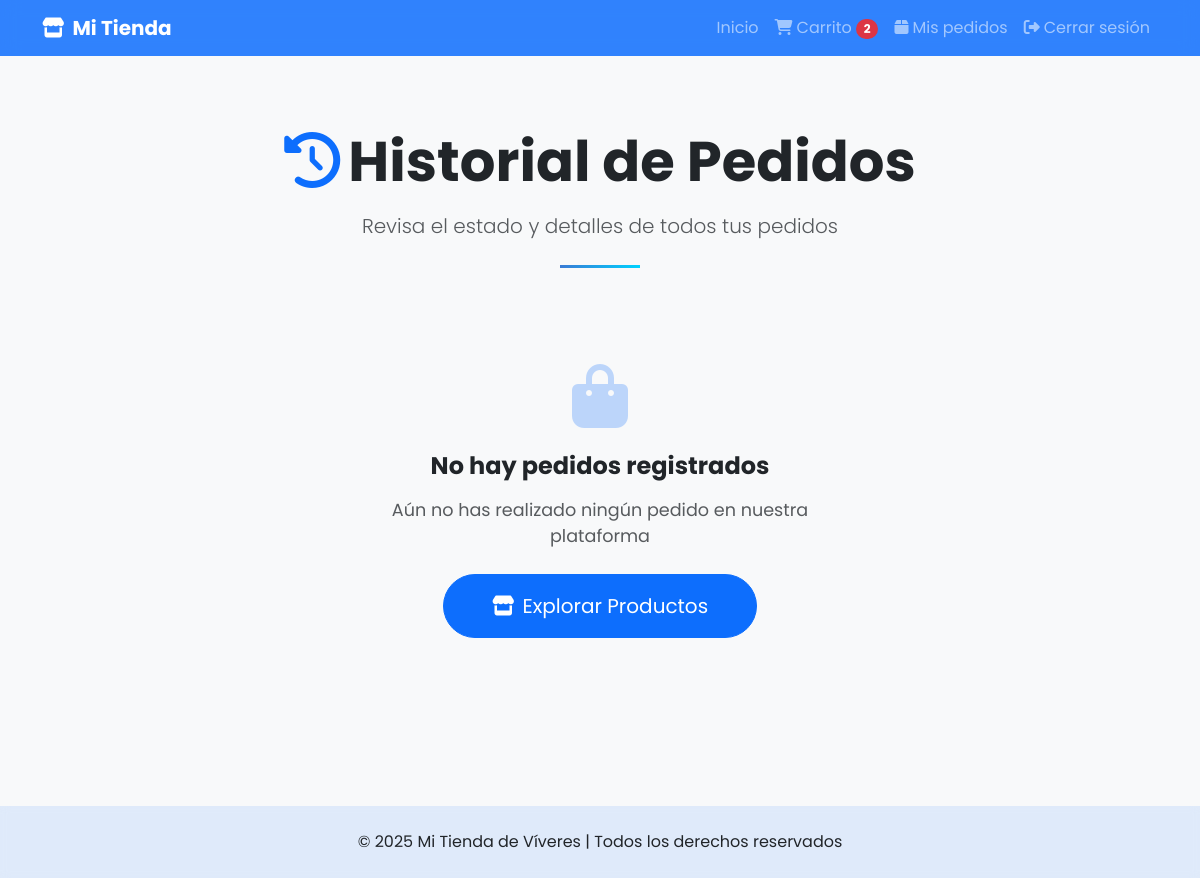
The app's page /detalle-pedido/historial (signed in), older data.
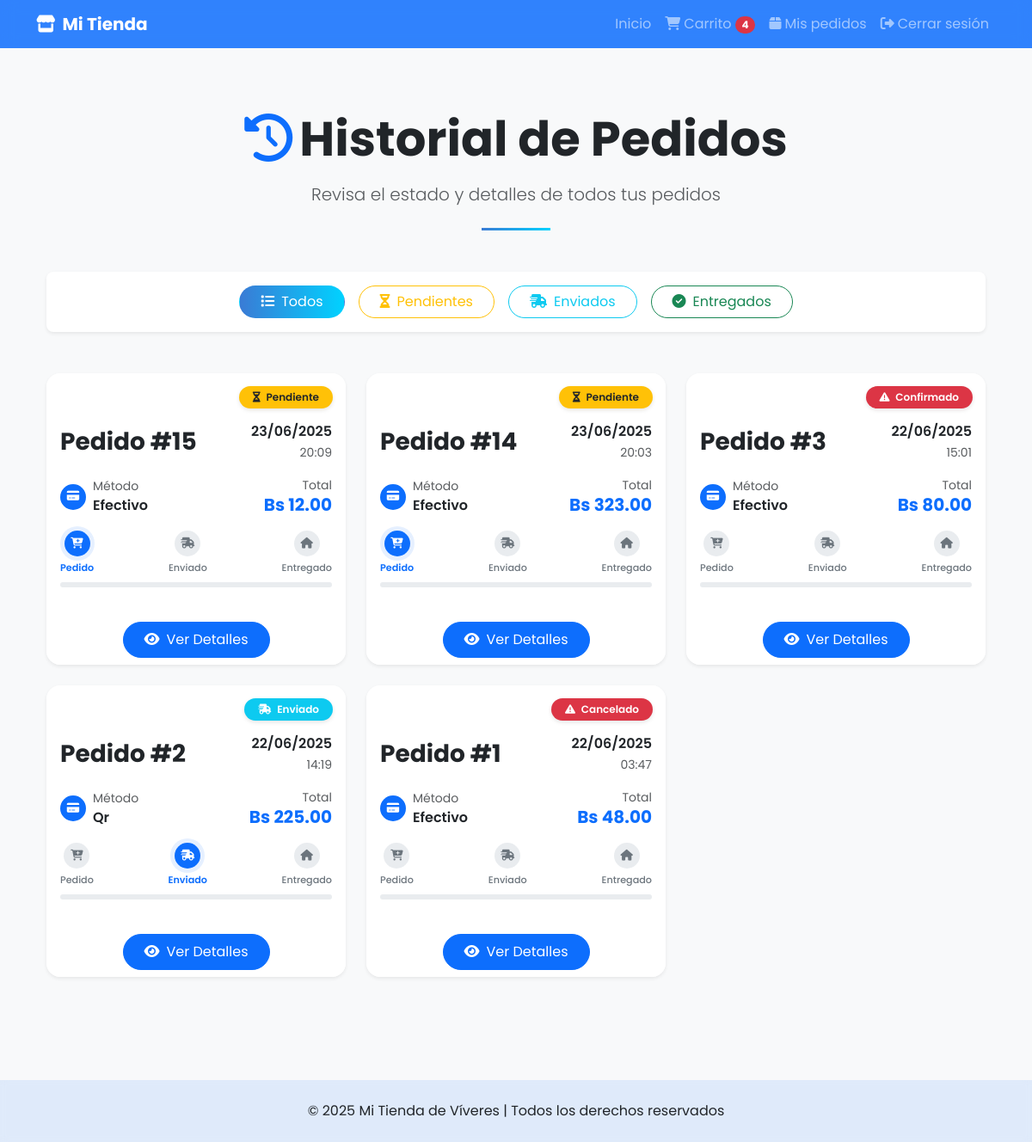
The same page, newer data.
### models/pedido.py (models this page shows, shortened)
class Pedido(db.Model):
    __tablename__ = 'pedidos'
    id = db.Column(db.Integer, primary_key=True)
    usuario_id = db.Column(db.Integer, db.ForeignKey('usuarios.id'), nullable=False)
    usuario = db.relationship('Usuario', backref='pedidos')
    fecha = db.Column(db.DateTime, default=datetime.utcnow)
    total = db.Column(db.Float, nullable=False)
    estado = db.Column(db.String(20), default='pendiente')  # pendiente, confirmado, enviado, entregado, cancelado
    metodo_pago = db.Column(db.String(50))  # 'efectivo', 'tarjeta', etc.
    direccion_id = db.Column(db.Integer, db.ForeignKey('direcciones.id'))
    direccion = db.relationship('Direccion', backref='pedidos')
    detalles = db.relationship('DetallePedido', backref='pedido', lazy=True)

### controllers/detalle_pedido_controller.py (the view)
@detalle_pedido_bp.route('/historial')
def historial_cliente():
    if session.get('rol') != 'cliente' or 'id' not in session:
        flash('Debes iniciar sesión para ver tus pedidos.', 'danger')
        return redirect(url_for('usuario.login'))
    pedidos = Pedido.query.filter_by(usuario_id=session['id']).order_by(Pedido.fecha.desc()).all()
    return render_template('cliente/historial_pedidos.html', pedidos=pedidos)

### app.py (called while the page is built)
@app.context_processor
def inject_active_path():
    def is_active(path):
        return 'active' if request.path == path else ''
    return dict(is_active=is_active)

@app.context_processor
def cantidad_carrito():
    def contar_productos():
        if session.get('rol') == 'cliente' and session.get('id'):
            items = Carrito.query.filter_by(usuario_id=session['id']).all()
            return len(items)
        return 0
    return dict(cantidad_en_carrito=contar_productos())

### templates/cliente/historial_pedidos.html (shortened to what this page needs)
{% extends 'base_cliente.html' %}
{% block content %}
<div class="container py-5">
  <div class="text-center mb-5">
    <div class="d-flex flex-column align-items-center">
      <h1 class="display-4 fw-bold text-dark mb-3">
        <i class="fas fa-history me-2 text-primary"></i>Historial de Pedidos
      </h1>
      <p class="lead text-muted mb-4">Revisa el estado y detalles de todos tus pedidos</p>
      <div class="divider mx-auto bg-primary" style="width: 80px; height: 3px;"></div>
    </div>
  </div>
  {% if pedidos %}
  <div class="row mb-4">
    <div class="col-12">
      <div class="card border-0 shadow-sm rounded-3 p-3 mb-4">
        <div class="d-flex flex-wrap justify-content-center gap-3">
          <button class="btn btn-outline-primary rounded-pill px-4 filter-btn active" data-filter="all">
            <i class="fas fa-list me-2"></i>Todos
          </button>
          <button class="btn btn-outline-warning rounded-pill px-4 filter-btn" data-filter="pendiente">
            <i class="fas fa-hourglass-half me-2"></i>Pendientes
          </button>
          <button class="btn btn-outline-info rounded-pill px-4 filter-btn" data-filter="enviado">
            <i class="fas fa-truck-fast me-2"></i>Enviados
          </button>
          <button class="btn btn-outline-success rounded-pill px-4 filter-btn" data-filter="entregado">
            <i class="fas fa-check-circle me-2"></i>Entregados
          </button>
        </div>
      </div>
    </div>
  </div>
  <div class="row row-cols-1 row-cols-md-2 row-cols-lg-3 g-4" id="pedidos-container">
    {% for pedido in pedidos %}
    <div class="col" data-status="{{ pedido.estado }}">
      <div class="card h-100 border-0 rounded-4 overflow-hidden shadow-sm hover-effect">
  <div class="card-header position-relative bg-white border-bottom-0 pb-0">
  <div class="text-center mb-3">
    <div class="status-badge d-inline-block px-3 py-1 rounded-pill fw-semibold
      {% if pedido.estado == 'pendiente' %}bg-warning text-dark
      {% elif pedido.estado == 'enviado' %}bg-info text-white
      {% elif pedido.estado == 'entregado' %}bg-success text-white
      {% else %}bg-danger text-white{% endif %}">
      <i class="fas
        {% if pedido.estado == 'pendiente' %}fa-hourglass-half
        {% elif pedido.estado == 'enviado' %}fa-truck-fast
        {% elif pedido.estado == 'entregado' %}fa-check-circle
        {% else %}fa-exclamation-triangle{% endif %} me-1"></i>
      {{ pedido.estado|capitalize }}
    </div>
  </div>
  <br>
  <div class="d-flex justify-content-between align-items-center pt-2">
    <h3 class="card-title mb-0 fw-bold text-dark">Pedido #{{ pedido.id }}</h3>
    <div class="order-date text-end">
      <div class="fw-semibold">{{ pedido.fecha.strftime('%d/%m/%Y') }}</div>
      <small class="text-muted">{{ pedido.fecha.strftime('%H:%M') }}</small>
    </div>
  </div>
</div>
        <div class="card-body">
          <div class="d-flex justify-content-between align-items-center mb-3">
            <div class="payment-method">
              <div class="d-flex align-items-center">
                <div class="icon-circle-sm bg-primary text-white me-2">
                  <i class="fas fa-credit-card"></i>
                </div>
                <div>
                  <small class="text-muted d-block">Método</small>
                  <span class="fw-semibold">{{ pedido.metodo_pago|capitalize }}</span>
                </div>
              </div>
            </div>
            <div class="total-amount">
              <div class="text-end">
                <small class="text-muted d-block">Total</small>
                <span class="h5 fw-bold text-primary">Bs {{ '%.2f'|format(pedido.total) }}</span>
              </div>
            </div>
          </div>
          <div class="progress-track mb-4">
            <div class="d-flex justify-content-between position-relative mb-2">
              <div class="step {% if pedido.estado == 'pendiente' %}active{% endif %}">
                <div class="step-icon">
                  <i class="fas fa-cart-plus"></i>
                </div>
                <small class="step-label">Pedido</small>
              </div>
              <div class="step {% if pedido.estado == 'enviado' %}active{% endif %}">
                <div class="step-icon">
                  <i class="fas fa-shipping-fast"></i>
                </div>
                <small class="step-label">Enviado</small>
              </div>
              <div class="step {% if pedido.estado == 'entregado' %}active{% endif %}">
                <div class="step-icon">
                  <i class="fas fa-home"></i>
                </div>
                <small class="step-label">Entregado</small>
              </div>
            </div>
            <div class="progress" style="height: 6px;">
            </div>
          </div>
        </div>
        <div class="card-footer bg-white border-top-0 text-center pt-0">
          <a href="{{ url_for('detalle_pedido.detalle_cliente', pedido_id=pedido.id) }}"
             class="btn btn-primary rounded-pill px-4 py-2 action-btn">
            <i class="fas fa-eye me-2"></i>Ver Detalles
          </a>
        </div>
      </div>
    </div>
    {% endfor %}
  </div>
  {% else %}
  <div class="empty-state text-center py-5">
    <div class="empty-state-icon mb-4">
      <i class="fas fa-shopping-bag fa-4x text-primary opacity-25"></i>
    </div>
    <h3 class="empty-state-title fw-bold mb-3">No hay pedidos registrados</h3>
    <p class="empty-state-description text-muted mb-4">Aún no has realizado ningún pedido en nuestra plataforma</p>
    <a href="{{ url_for('cliente.inicio') }}" class="btn btn-primary btn-lg rounded-pill px-5 py-3">
      <i class="fas fa-store me-2"></i>Explorar Productos
    </a>
  </div>
  {% endif %}
</div>
{% endblock %}

### templates/base_cliente.html (shortened to what this page needs)
<!DOCTYPE html>
<html lang="es">
<head>
  <link href="https://cdn.jsdelivr.net/npm/bootstrap@5.3.3/dist/css/bootstrap.min.css" rel="stylesheet" />
  <link rel="stylesheet" href="https://cdnjs.cloudflare.com/ajax/libs/animate.css/4.1.1/animate.min.css"/>
  <link href="https://unpkg.com/aos@2.3.1/dist/aos.css" rel="stylesheet">
  <link rel="stylesheet" href="https://cdnjs.cloudflare.com/ajax/libs/hover.css/2.3.1/css/hover-min.css">
  <link rel="stylesheet" href="https://cdnjs.cloudflare.com/ajax/libs/font-awesome/6.4.0/css/all.min.css">
  <link rel="stylesheet" href="https://unpkg.com/leaflet/dist/leaflet.css" />
</head>
<body>
  <nav class="navbar navbar-expand-lg navbar-dark bg-primary" data-aos="fade-down">
    <div class="container">
      <a class="navbar-brand fw-bold" href="{{ url_for('cliente.inicio') }}">
        <i class="fas fa-store me-2"></i>Mi Tienda
      </a>
      <div class="collapse navbar-collapse" id="clienteNavbar">
        <ul class="navbar-nav ms-auto">
          <li class="nav-item" data-aos="fade-left" data-aos-delay="100">
            <a class="nav-link hvr-underline-from-center" href="{{ url_for('cliente.inicio') }}">Inicio</a>
          </li>
          <li class="nav-item" data-aos="fade-left" data-aos-delay="300">
            <a class="nav-link hvr-underline-from-center" href="{{ url_for('carrito.index') }}">
              <i class="fas fa-shopping-cart me-1"></i>Carrito
              <span class="badge bg-danger rounded-pill cart-counter">
                {{ cantidad_en_carrito }}
              </span>
            </a>
          </li>
          <li class="nav-item" data-aos="fade-left" data-aos-delay="350">
            <a class="nav-link hvr-underline-from-center" href="{{ url_for('detalle_pedido.historial_cliente') }}">
              <i class="fas fa-box me-1"></i>Mis pedidos
            </a>
          </li>
          <li class="nav-item" data-aos="fade-left" data-aos-delay="400">
            <a class="nav-link hvr-grow" href="{{ url_for('usuario.login') }}">
              <i class="fas fa-sign-out-alt me-1"></i>Cerrar sesión
            </a>
          </li>
        </ul>
      </div>
    </div>
  </nav>
  <div class="container py-4">
    {% block content %}{% endblock %}
  </div>
  <footer class="py-4 mt-5" data-aos="fade-up" style="background: rgba(13, 110, 253, 0.1); backdrop-filter: blur(5px);">
    <div class="container text-center">
      <p class="mb-0 animate__animated animate__fadeIn">
        © 2025 Mi Tienda de Víveres | Todos los derechos reservados
      </p>
    </div>
  </footer>
</body>
</html>

### templates/base_cliente.html (style rules this page uses)
body { font-family: 'Poppins', sans-serif; background-color: #f8f9fa; }
.navbar { background: rgba(13, 110, 253, 0.85) !important; backdrop-filter: blur(10px); -webkit-backdrop-filter: blur(10px); }

### templates/cliente/historial_pedidos.html (style rules this page uses)
.divider { background: linear-gradient(90deg, #3a7bd5 0%, #00d2ff 100%); }
.hover-effect { transition: all 0.3s ease; border: 1px solid rgba(0,0,0,0.05); }
.status-badge { position: absolute; top: 15px; right: 15px; padding: 0.25rem 0.75rem; border-radius: 50rem; font-size: 0.75rem; font-weight: 600; box-shadow: 0 2px 5px rgba(0,0,0,0.1); }
.icon-circle-sm { width: 30px; height: 30px; border-radius: 50%; display: flex; align-items: center; justify-content: center; font-size: 0.8rem; }
.progress-track { position: relative; }
.step { display: flex; flex-direction: column; align-items: center; z-index: 2; }
.step-icon { width: 30px; height: 30px; border-radius: 50%; background: #e9ecef; display: flex; align-items: center; justify-content: center; margin-bottom: 5px; color: #6c757d; font-size: 0.8rem; }
.step.active .step-icon { background: #0d6efd; color: white; box-shadow: 0 0 0 5px rgba(13,110,253,0.1); }
.step-label { font-size: 0.7rem; color: #6c757d; font-weight: 500; }
.step.active .step-label { color: #0d6efd; font-weight: 600; }
.action-btn { transition: all 0.3s ease; min-width: 160px; }
.filter-btn { transition: all 0.3s ease; }
.filter-btn.active { background: linear-gradient(90deg, #3a7bd5 0%, #00d2ff 100%); color: white !important; border-color: transparent !important; }

Row changes from the older to the newer data that the page shows:
added Pedido: estado "Pendiente", id "15", fecha "23/06/2025", fecha "20:09", metodo_pago "Efectivo", total "12.00"
added Pedido: estado "Pendiente", id "14", fecha "23/06/2025", fecha "20:03", metodo_pago "Efectivo", total "323.00"
added Pedido: estado "Confirmado", id "3", fecha "22/06/2025", fecha "15:01", metodo_pago "Efectivo", total "80.00"
added Pedido: estado "Enviado", id "2", fecha "22/06/2025", fecha "14:19", metodo_pago "Qr", total "225.00"
added Pedido: estado "Cancelado", id "1", fecha "22/06/2025", fecha "03:47", metodo_pago "Efectivo", total "48.00"
Text that changed along with them:
{{ cantidad_en_carrito }}: "2" → "4"
text no longer shown: "No hay pedidos registrados Aún no has realizado ningún pedido en nuestra plataforma Explorar Productos"
text now shown: "Todos Pendientes Enviados Entregados"
